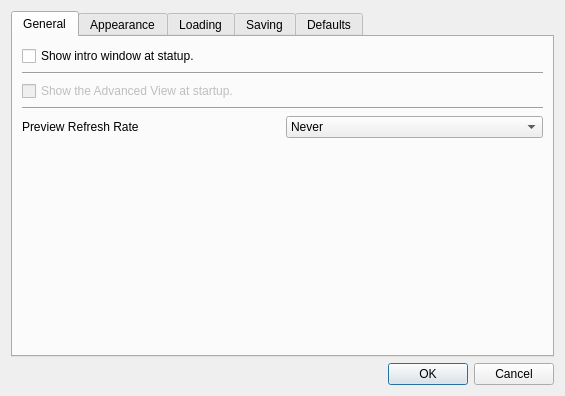
<?xml version="1.0" encoding="UTF-8"?>
<ui version="4.0">
 <class>Dialog</class>
 <widget class="QDialog" name="Dialog">
  <property name="windowModality">
   <enum>Qt::NonModal</enum>
  </property>
  <property name="enabled">
   <bool>true</bool>
  </property>
  <property name="geometry">
   <rect>
    <x>0</x>
    <y>0</y>
    <width>565</width>
    <height>396</height>
   </rect>
  </property>
  <property name="focusPolicy">
   <enum>Qt::StrongFocus</enum>
  </property>
  <property name="contextMenuPolicy">
   <enum>Qt::NoContextMenu</enum>
  </property>
  <property name="windowTitle">
   <string>Settings</string>
  </property>
  <property name="modal">
   <bool>false</bool>
  </property>
  <layout class="QVBoxLayout" name="verticalLayout_8">
   <item>
    <widget class="QTabWidget" name="tabWidget">
     <property name="tabPosition">
      <enum>QTabWidget::North</enum>
     </property>
     <property name="tabShape">
      <enum>QTabWidget::Rounded</enum>
     </property>
     <property name="currentIndex">
      <number>0</number>
     </property>
     <property name="elideMode">
      <enum>Qt::ElideNone</enum>
     </property>
     <property name="tabBarAutoHide">
      <bool>false</bool>
     </property>
     <widget class="QWidget" name="tab">
      <attribute name="title">
       <string>General</string>
      </attribute>
      <layout class="QVBoxLayout" name="verticalLayout_7">
       <item>
        <widget class="QCheckBox" name="check_intro">
         <property name="text">
          <string>Show intro window at statup.</string>
         </property>
        </widget>
       </item>
       <item>
        <widget class="Line" name="line">
         <property name="orientation">
          <enum>Qt::Horizontal</enum>
         </property>
        </widget>
       </item>
       <item>
        <widget class="QCheckBox" name="check_advanced">
         <property name="enabled">
          <bool>false</bool>
         </property>
         <property name="text">
          <string>Show the Advanced View at startup.</string>
         </property>
        </widget>
       </item>
       <item>
        <widget class="Line" name="line_2">
         <property name="orientation">
          <enum>Qt::Horizontal</enum>
         </property>
        </widget>
       </item>
       <item>
        <layout class="QHBoxLayout" name="horizontalLayout_6">
         <item>
          <widget class="QLabel" name="label">
           <property name="text">
            <string>Preview Refresh Rate</string>
           </property>
          </widget>
         </item>
         <item>
          <widget class="QComboBox" name="combo_code_refresh">
           <item>
            <property name="text">
             <string>Never</string>
            </property>
           </item>
           <item>
            <property name="text">
             <string>On Refresh</string>
            </property>
           </item>
           <item>
            <property name="text">
             <string>On Node Select</string>
            </property>
           </item>
           <item>
            <property name="text">
             <string>On Property Editing</string>
            </property>
           </item>
          </widget>
         </item>
        </layout>
       </item>
       <item>
        <spacer name="verticalSpacer_7">
         <property name="orientation">
          <enum>Qt::Vertical</enum>
         </property>
         <property name="sizeHint" stdset="0">
          <size>
           <width>20</width>
           <height>40</height>
          </size>
         </property>
        </spacer>
       </item>
      </layout>
      <zorder>check_intro</zorder>
      <zorder>check_advanced</zorder>
      <zorder>verticalSpacer_7</zorder>
      <zorder>line</zorder>
      <zorder>line_2</zorder>
     </widget>
     <widget class="QWidget" name="tab_5">
      <attribute name="title">
       <string>Appearance</string>
      </attribute>
      <layout class="QVBoxLayout" name="verticalLayout_10">
       <item>
        <widget class="QLabel" name="label_9">
         <property name="font">
          <font>
           <pointsize>10</pointsize>
           <weight>75</weight>
           <bold>true</bold>
          </font>
         </property>
         <property name="text">
          <string>Special Button Colours</string>
         </property>
        </widget>
       </item>
       <item>
        <layout class="QHBoxLayout" name="horizontalLayout_7">
         <item>
          <widget class="QLabel" name="label_10">
           <property name="text">
            <string>Required</string>
           </property>
          </widget>
         </item>
         <item>
          <widget class="QPushButton" name="button_colour_required">
           <property name="maximumSize">
            <size>
             <width>40</width>
             <height>16777215</height>
            </size>
           </property>
           <property name="text">
            <string/>
           </property>
          </widget>
         </item>
         <item>
          <widget class="QPushButton" name="button_colour_reset_required">
           <property name="text">
            <string>Reset to Default</string>
           </property>
          </widget>
         </item>
        </layout>
       </item>
       <item>
        <layout class="QHBoxLayout" name="horizontalLayout_8">
         <item>
          <widget class="QLabel" name="label_11">
           <property name="text">
            <string>At Least One</string>
           </property>
          </widget>
         </item>
         <item>
          <widget class="QPushButton" name="button_colour_atleastone">
           <property name="maximumSize">
            <size>
             <width>40</width>
             <height>16777215</height>
            </size>
           </property>
           <property name="text">
            <string/>
           </property>
          </widget>
         </item>
         <item>
          <widget class="QPushButton" name="button_colour_reset_atleastone">
           <property name="text">
            <string>Reset to Default</string>
           </property>
          </widget>
         </item>
        </layout>
       </item>
       <item>
        <layout class="QHBoxLayout" name="horizontalLayout_9">
         <item>
          <widget class="QLabel" name="label_12">
           <property name="text">
            <string>Either</string>
           </property>
          </widget>
         </item>
         <item>
          <widget class="QPushButton" name="button_colour_either">
           <property name="maximumSize">
            <size>
             <width>40</width>
             <height>16777215</height>
            </size>
           </property>
           <property name="text">
            <string/>
           </property>
          </widget>
         </item>
         <item>
          <widget class="QPushButton" name="button_colour_reset_either">
           <property name="text">
            <string>Reset to Default</string>
           </property>
          </widget>
         </item>
        </layout>
       </item>
       <item>
        <widget class="Line" name="line_9">
         <property name="midLineWidth">
          <number>0</number>
         </property>
         <property name="orientation">
          <enum>Qt::Horizontal</enum>
         </property>
        </widget>
       </item>
       <item>
        <layout class="QHBoxLayout" name="horizontalLayout_14">
         <item>
          <widget class="QLabel" name="label_14">
           <property name="midLineWidth">
            <number>0</number>
           </property>
           <property name="text">
            <string>Style</string>
           </property>
          </widget>
         </item>
         <item>
          <widget class="QComboBox" name="combo_style">
           <item>
            <property name="text">
             <string>Default</string>
            </property>
           </item>
           <item>
            <property name="text">
             <string>Windows</string>
            </property>
           </item>
           <item>
            <property name="text">
             <string>Fusion</string>
            </property>
           </item>
          </widget>
         </item>
        </layout>
       </item>
       <item>
        <widget class="QWidget" name="widget_warning_style" native="true">
         <layout class="QHBoxLayout" name="horizontalLayout_16">
          <property name="leftMargin">
           <number>0</number>
          </property>
          <property name="topMargin">
           <number>0</number>
          </property>
          <property name="rightMargin">
           <number>0</number>
          </property>
          <property name="bottomMargin">
           <number>0</number>
          </property>
          <item>
           <spacer name="horizontalSpacer_5">
            <property name="orientation">
             <enum>Qt::Horizontal</enum>
            </property>
            <property name="sizeHint" stdset="0">
             <size>
              <width>40</width>
              <height>20</height>
             </size>
            </property>
           </spacer>
          </item>
          <item>
           <widget class="QLabel" name="label_warning_style">
            <property name="maximumSize">
             <size>
              <width>20</width>
              <height>20</height>
             </size>
            </property>
            <property name="text">
             <string/>
            </property>
            <property name="pixmap">
             <pixmap>../logos/logo_danger.png</pixmap>
            </property>
            <property name="scaledContents">
             <bool>true</bool>
            </property>
            <property name="alignment">
             <set>Qt::AlignRight|Qt::AlignTrailing|Qt::AlignVCenter</set>
            </property>
            <property name="wordWrap">
             <bool>false</bool>
            </property>
           </widget>
          </item>
          <item>
           <widget class="QLabel" name="label_13">
            <property name="text">
             <string>This setting requires a restart to take effect.</string>
            </property>
            <property name="scaledContents">
             <bool>true</bool>
            </property>
           </widget>
          </item>
          <item>
           <spacer name="horizontalSpacer_6">
            <property name="orientation">
             <enum>Qt::Horizontal</enum>
            </property>
            <property name="sizeHint" stdset="0">
             <size>
              <width>40</width>
              <height>20</height>
             </size>
            </property>
           </spacer>
          </item>
         </layout>
        </widget>
       </item>
       <item>
        <widget class="Line" name="line_15">
         <property name="midLineWidth">
          <number>0</number>
         </property>
         <property name="orientation">
          <enum>Qt::Horizontal</enum>
         </property>
        </widget>
       </item>
       <item>
        <layout class="QHBoxLayout" name="horizontalLayout_15">
         <item>
          <widget class="QLabel" name="label_16">
           <property name="text">
            <string>Palette</string>
           </property>
          </widget>
         </item>
         <item>
          <widget class="QComboBox" name="combo_palette">
           <item>
            <property name="text">
             <string>Default</string>
            </property>
           </item>
           <item>
            <property name="text">
             <string>aliceblue</string>
            </property>
           </item>
           <item>
            <property name="text">
             <string>antiquewhite</string>
            </property>
           </item>
           <item>
            <property name="text">
             <string>aqua</string>
            </property>
           </item>
           <item>
            <property name="text">
             <string>aquamarine</string>
            </property>
           </item>
           <item>
            <property name="text">
             <string>azure</string>
            </property>
           </item>
           <item>
            <property name="text">
             <string>beige</string>
            </property>
           </item>
           <item>
            <property name="text">
             <string>bisque</string>
            </property>
           </item>
           <item>
            <property name="text">
             <string>black</string>
            </property>
           </item>
           <item>
            <property name="text">
             <string>blanchedalmond</string>
            </property>
           </item>
           <item>
            <property name="text">
             <string>blue</string>
            </property>
           </item>
           <item>
            <property name="text">
             <string>blueviolet</string>
            </property>
           </item>
           <item>
            <property name="text">
             <string>brown</string>
            </property>
           </item>
           <item>
            <property name="text">
             <string>burlywood</string>
            </property>
           </item>
           <item>
            <property name="text">
             <string>cadetblue</string>
            </property>
           </item>
           <item>
            <property name="text">
             <string>chartreuse</string>
            </property>
           </item>
           <item>
            <property name="text">
             <string>chocolate</string>
            </property>
           </item>
           <item>
            <property name="text">
             <string>coral</string>
            </property>
           </item>
           <item>
            <property name="text">
             <string>cornflowerblue</string>
            </property>
           </item>
           <item>
            <property name="text">
             <string>cornsilk</string>
            </property>
           </item>
           <item>
            <property name="text">
             <string>crimson</string>
            </property>
           </item>
           <item>
            <property name="text">
             <string>cyan</string>
            </property>
           </item>
           <item>
            <property name="text">
             <string>darkblue</string>
            </property>
           </item>
           <item>
            <property name="text">
             <string>darkcyan</string>
            </property>
           </item>
           <item>
            <property name="text">
             <string>darkgoldenrod</string>
            </property>
           </item>
           <item>
            <property name="text">
             <string>darkgray</string>
            </property>
           </item>
           <item>
            <property name="text">
             <string>darkgreen</string>
            </property>
           </item>
           <item>
            <property name="text">
             <string>darkgrey</string>
            </property>
           </item>
           <item>
            <property name="text">
             <string>darkkhaki</string>
            </property>
           </item>
           <item>
            <property name="text">
             <string>darkmagenta</string>
            </property>
           </item>
           <item>
            <property name="text">
             <string>darkolivegreen</string>
            </property>
           </item>
           <item>
            <property name="text">
             <string>darkorange</string>
            </property>
           </item>
           <item>
            <property name="text">
             <string>darkorchid</string>
            </property>
           </item>
           <item>
            <property name="text">
             <string>darkred</string>
            </property>
           </item>
           <item>
            <property name="text">
             <string>darksalmon</string>
            </property>
           </item>
           <item>
            <property name="text">
             <string>darkseagreen</string>
            </property>
           </item>
           <item>
            <property name="text">
             <string>darkslateblue</string>
            </property>
           </item>
           <item>
            <property name="text">
             <string>darkslategray</string>
            </property>
           </item>
           <item>
            <property name="text">
             <string>darkturquoise</string>
            </property>
           </item>
           <item>
            <property name="text">
             <string>darkviolet</string>
            </property>
           </item>
           <item>
            <property name="text">
             <string>deeppink</string>
            </property>
           </item>
           <item>
            <property name="text">
             <string>deepskyblue</string>
            </property>
           </item>
           <item>
            <property name="text">
             <string>dimgray</string>
            </property>
           </item>
           <item>
            <property name="text">
             <string>dodgerblue</string>
            </property>
           </item>
           <item>
            <property name="text">
             <string>firebrick</string>
            </property>
           </item>
           <item>
            <property name="text">
             <string>floralwhite</string>
            </property>
           </item>
           <item>
            <property name="text">
             <string>forestgreen</string>
            </property>
           </item>
           <item>
            <property name="text">
             <string>fuchsia</string>
            </property>
           </item>
           <item>
            <property name="text">
             <string>gainsboro</string>
            </property>
           </item>
           <item>
            <property name="text">
             <string>ghostwhite</string>
            </property>
           </item>
           <item>
            <property name="text">
             <string>gold</string>
            </property>
           </item>
           <item>
            <property name="text">
             <string>goldenrod</string>
            </property>
           </item>
           <item>
            <property name="text">
             <string>gray</string>
            </property>
           </item>
           <item>
            <property name="text">
             <string>green</string>
            </property>
           </item>
           <item>
            <property name="text">
             <string>greenyellow</string>
            </property>
           </item>
           <item>
            <property name="text">
             <string>honeydew</string>
            </property>
           </item>
           <item>
            <property name="text">
             <string>hotpink</string>
            </property>
           </item>
           <item>
            <property name="text">
             <string>indianred</string>
            </property>
           </item>
           <item>
            <property name="text">
             <string>indigo</string>
            </property>
           </item>
           <item>
            <property name="text">
             <string>ivory</string>
            </property>
           </item>
           <item>
            <property name="text">
             <string>khaki</string>
            </property>
           </item>
           <item>
            <property name="text">
             <string>lavender</string>
            </property>
           </item>
           <item>
            <property name="text">
             <string>lavenderblush</string>
            </property>
           </item>
           <item>
            <property name="text">
             <string>lawngreen</string>
            </property>
           </item>
           <item>
            <property name="text">
             <string>lemonchiffon</string>
            </property>
           </item>
           <item>
            <property name="text">
             <string>lightblue</string>
            </property>
           </item>
           <item>
            <property name="text">
             <string>lightcoral</string>
            </property>
           </item>
           <item>
            <property name="text">
             <string>lightcyan</string>
            </property>
           </item>
           <item>
            <property name="text">
             <string>lightgoldenrodyellow</string>
            </property>
           </item>
           <item>
            <property name="text">
             <string>lightgray</string>
            </property>
           </item>
           <item>
            <property name="text">
             <string>lightgreen</string>
            </property>
           </item>
           <item>
            <property name="text">
             <string>lightpink</string>
            </property>
           </item>
           <item>
            <property name="text">
             <string>lightsalmon</string>
            </property>
           </item>
           <item>
            <property name="text">
             <string>lightseagreen</string>
            </property>
           </item>
           <item>
            <property name="text">
             <string>lightskyblue</string>
            </property>
           </item>
           <item>
            <property name="text">
             <string>lightslategray</string>
            </property>
           </item>
           <item>
            <property name="text">
             <string>lightsteelblue</string>
            </property>
           </item>
           <item>
            <property name="text">
             <string>lightyellow</string>
            </property>
           </item>
           <item>
            <property name="text">
             <string>lime</string>
            </property>
           </item>
           <item>
            <property name="text">
             <string>limegreen</string>
            </property>
           </item>
           <item>
            <property name="text">
             <string>linen</string>
            </property>
           </item>
           <item>
            <property name="text">
             <string>magenta</string>
            </property>
           </item>
           <item>
            <property name="text">
             <string>maroon</string>
            </property>
           </item>
           <item>
            <property name="text">
             <string>mediumaquamarine</string>
            </property>
           </item>
           <item>
            <property name="text">
             <string>mediumblue</string>
            </property>
           </item>
           <item>
            <property name="text">
             <string>mediumorchid</string>
            </property>
           </item>
           <item>
            <property name="text">
             <string>mediumpurple</string>
            </property>
           </item>
           <item>
            <property name="text">
             <string>mediumseagreen</string>
            </property>
           </item>
           <item>
            <property name="text">
             <string>mediumslateblue</string>
            </property>
           </item>
           <item>
            <property name="text">
             <string>mediumspringgreen</string>
            </property>
           </item>
           <item>
            <property name="text">
             <string>mediumturquoise</string>
            </property>
           </item>
           <item>
            <property name="text">
             <string>mediumvioletred</string>
            </property>
           </item>
           <item>
            <property name="text">
             <string>midnightblue</string>
            </property>
           </item>
           <item>
            <property name="text">
             <string>mintcream</string>
            </property>
           </item>
           <item>
            <property name="text">
             <string>mistyrose</string>
            </property>
           </item>
           <item>
            <property name="text">
             <string>moccasin</string>
            </property>
           </item>
           <item>
            <property name="text">
             <string>navajowhite</string>
            </property>
           </item>
           <item>
            <property name="text">
             <string>navy</string>
            </property>
           </item>
           <item>
            <property name="text">
             <string>oldlace</string>
            </property>
           </item>
           <item>
            <property name="text">
             <string>olive</string>
            </property>
           </item>
           <item>
            <property name="text">
             <string>olivedrab</string>
            </property>
           </item>
           <item>
            <property name="text">
             <string>orange</string>
            </property>
           </item>
           <item>
            <property name="text">
             <string>orangered</string>
            </property>
           </item>
           <item>
            <property name="text">
             <string>orchid</string>
            </property>
           </item>
           <item>
            <property name="text">
             <string>palegoldenrod</string>
            </property>
           </item>
           <item>
            <property name="text">
             <string>palegreen</string>
            </property>
           </item>
           <item>
            <property name="text">
             <string>paleturquoise</string>
            </property>
           </item>
           <item>
            <property name="text">
             <string>palevioletred</string>
            </property>
           </item>
           <item>
            <property name="text">
             <string>papayawhip</string>
            </property>
           </item>
           <item>
            <property name="text">
             <string>peachpuff</string>
            </property>
           </item>
           <item>
            <property name="text">
             <string>peru</string>
            </property>
           </item>
           <item>
            <property name="text">
             <string>pink</string>
            </property>
           </item>
           <item>
            <property name="text">
             <string>plum</string>
            </property>
           </item>
           <item>
            <property name="text">
             <string>powderblue</string>
            </property>
           </item>
           <item>
            <property name="text">
             <string>purple</string>
            </property>
           </item>
           <item>
            <property name="text">
             <string>red</string>
            </property>
           </item>
           <item>
            <property name="text">
             <string>rosybrown</string>
            </property>
           </item>
           <item>
            <property name="text">
             <string>royalblue</string>
            </property>
           </item>
           <item>
            <property name="text">
             <string>saddlebrown</string>
            </property>
           </item>
           <item>
            <property name="text">
             <string>salmon</string>
            </property>
           </item>
           <item>
            <property name="text">
             <string>sandybrown</string>
            </property>
           </item>
           <item>
            <property name="text">
             <string>seagreen</string>
            </property>
           </item>
           <item>
            <property name="text">
             <string>seashell</string>
            </property>
           </item>
           <item>
            <property name="text">
             <string>sienna</string>
            </property>
           </item>
           <item>
            <property name="text">
             <string>silver</string>
            </property>
           </item>
           <item>
            <property name="text">
             <string>skyblue</string>
            </property>
           </item>
           <item>
            <property name="text">
             <string>slateblue</string>
            </property>
           </item>
           <item>
            <property name="text">
             <string>slategray</string>
            </property>
           </item>
           <item>
            <property name="text">
             <string>snow</string>
            </property>
           </item>
           <item>
            <property name="text">
             <string>springgreen</string>
            </property>
           </item>
           <item>
            <property name="text">
             <string>steelblue</string>
            </property>
           </item>
           <item>
            <property name="text">
             <string>tan</string>
            </property>
           </item>
           <item>
            <property name="text">
             <string>teal</string>
            </property>
           </item>
           <item>
            <property name="text">
             <string>thistle</string>
            </property>
           </item>
           <item>
            <property name="text">
             <string>tomato</string>
            </property>
           </item>
           <item>
            <property name="text">
             <string>turquoise</string>
            </property>
           </item>
           <item>
            <property name="text">
             <string>violet</string>
            </property>
           </item>
           <item>
            <property name="text">
             <string>wheat</string>
            </property>
           </item>
           <item>
            <property name="text">
             <string>white</string>
            </property>
           </item>
           <item>
            <property name="text">
             <string>whitesmoke</string>
            </property>
           </item>
           <item>
            <property name="text">
             <string>yellow</string>
            </property>
           </item>
           <item>
            <property name="text">
             <string>yellowgreen</string>
            </property>
           </item>
          </widget>
         </item>
        </layout>
       </item>
       <item>
        <widget class="QWidget" name="widget_warning_palette" native="true">
         <layout class="QHBoxLayout" name="horizontalLayout_17">
          <property name="leftMargin">
           <number>0</number>
          </property>
          <property name="topMargin">
           <number>0</number>
          </property>
          <property name="rightMargin">
           <number>0</number>
          </property>
          <property name="bottomMargin">
           <number>0</number>
          </property>
          <item>
           <spacer name="horizontalSpacer_7">
            <property name="orientation">
             <enum>Qt::Horizontal</enum>
            </property>
            <property name="sizeHint" stdset="0">
             <size>
              <width>40</width>
              <height>20</height>
             </size>
            </property>
           </spacer>
          </item>
          <item>
           <widget class="QLabel" name="label_warning_palette">
            <property name="maximumSize">
             <size>
              <width>20</width>
              <height>20</height>
             </size>
            </property>
            <property name="text">
             <string/>
            </property>
            <property name="pixmap">
             <pixmap>../logos/logo_danger.png</pixmap>
            </property>
            <property name="scaledContents">
             <bool>true</bool>
            </property>
            <property name="alignment">
             <set>Qt::AlignRight|Qt::AlignTrailing|Qt::AlignVCenter</set>
            </property>
            <property name="wordWrap">
             <bool>false</bool>
            </property>
           </widget>
          </item>
          <item>
           <widget class="QLabel" name="label_15">
            <property name="text">
             <string>This setting requires a restart to take effect.</string>
            </property>
            <property name="scaledContents">
             <bool>true</bool>
            </property>
           </widget>
          </item>
          <item>
           <spacer name="horizontalSpacer_8">
            <property name="orientation">
             <enum>Qt::Horizontal</enum>
            </property>
            <property name="sizeHint" stdset="0">
             <size>
              <width>40</width>
              <height>20</height>
             </size>
            </property>
           </spacer>
          </item>
         </layout>
        </widget>
       </item>
       <item>
        <spacer name="verticalSpacer_2">
         <property name="orientation">
          <enum>Qt::Vertical</enum>
         </property>
         <property name="sizeHint" stdset="0">
          <size>
           <width>20</width>
           <height>40</height>
          </size>
         </property>
        </spacer>
       </item>
      </layout>
     </widget>
     <widget class="QWidget" name="tab_3">
      <attribute name="title">
       <string>Loading</string>
      </attribute>
      <layout class="QVBoxLayout" name="verticalLayout_6">
       <item>
        <layout class="QVBoxLayout" name="verticalLayout">
         <item>
          <widget class="QCheckBox" name="check_valid_load">
           <property name="text">
            <string>Validate installer.</string>
           </property>
           <property name="checked">
            <bool>true</bool>
           </property>
          </widget>
         </item>
         <item>
          <layout class="QHBoxLayout" name="horizontalLayout_5" stretch="0,9">
           <item>
            <spacer name="horizontalSpacer_3">
             <property name="orientation">
              <enum>Qt::Horizontal</enum>
             </property>
             <property name="sizeType">
              <enum>QSizePolicy::Preferred</enum>
             </property>
             <property name="sizeHint" stdset="0">
              <size>
               <width>20</width>
               <height>20</height>
              </size>
             </property>
            </spacer>
           </item>
           <item>
            <widget class="QCheckBox" name="check_valid_load_ignore">
             <property name="enabled">
              <bool>true</bool>
             </property>
             <property name="text">
              <string>Ignore errors and continue loading.</string>
             </property>
            </widget>
           </item>
          </layout>
         </item>
        </layout>
       </item>
       <item>
        <widget class="Line" name="line_7">
         <property name="orientation">
          <enum>Qt::Horizontal</enum>
         </property>
        </widget>
       </item>
       <item>
        <layout class="QVBoxLayout" name="verticalLayout_2">
         <item>
          <widget class="QCheckBox" name="check_warn_load">
           <property name="text">
            <string>Check installer for common errors.</string>
           </property>
           <property name="checked">
            <bool>true</bool>
           </property>
          </widget>
         </item>
         <item>
          <layout class="QHBoxLayout" name="horizontalLayout_4" stretch="0,9">
           <item>
            <spacer name="horizontalSpacer_4">
             <property name="orientation">
              <enum>Qt::Horizontal</enum>
             </property>
             <property name="sizeType">
              <enum>QSizePolicy::Preferred</enum>
             </property>
             <property name="sizeHint" stdset="0">
              <size>
               <width>20</width>
               <height>20</height>
              </size>
             </property>
            </spacer>
           </item>
           <item>
            <widget class="QCheckBox" name="check_warn_load_ignore">
             <property name="enabled">
              <bool>true</bool>
             </property>
             <property name="text">
              <string>Ignore errors and continue loading.</string>
             </property>
            </widget>
           </item>
          </layout>
         </item>
        </layout>
       </item>
       <item>
        <spacer name="verticalSpacer_4">
         <property name="orientation">
          <enum>Qt::Vertical</enum>
         </property>
         <property name="sizeHint" stdset="0">
          <size>
           <width>20</width>
           <height>40</height>
          </size>
         </property>
        </spacer>
       </item>
      </layout>
     </widget>
     <widget class="QWidget" name="tab_4">
      <attribute name="title">
       <string>Saving</string>
      </attribute>
      <layout class="QVBoxLayout" name="verticalLayout_5">
       <item>
        <layout class="QVBoxLayout" name="verticalLayout_4" stretch="0,0">
         <property name="sizeConstraint">
          <enum>QLayout::SetMinimumSize</enum>
         </property>
         <item>
          <widget class="QCheckBox" name="check_valid_save">
           <property name="sizePolicy">
            <sizepolicy hsizetype="Minimum" vsizetype="Fixed">
             <horstretch>0</horstretch>
             <verstretch>0</verstretch>
            </sizepolicy>
           </property>
           <property name="text">
            <string>Validate installer.</string>
           </property>
           <property name="checked">
            <bool>true</bool>
           </property>
          </widget>
         </item>
         <item>
          <layout class="QHBoxLayout" name="horizontalLayout_3" stretch="0,9">
           <property name="spacing">
            <number>6</number>
           </property>
           <property name="sizeConstraint">
            <enum>QLayout::SetMinimumSize</enum>
           </property>
           <property name="topMargin">
            <number>0</number>
           </property>
           <item>
            <spacer name="horizontalSpacer_2">
             <property name="orientation">
              <enum>Qt::Horizontal</enum>
             </property>
             <property name="sizeType">
              <enum>QSizePolicy::Preferred</enum>
             </property>
             <property name="sizeHint" stdset="0">
              <size>
               <width>20</width>
               <height>20</height>
              </size>
             </property>
            </spacer>
           </item>
           <item>
            <widget class="QCheckBox" name="check_valid_save_ignore">
             <property name="sizePolicy">
              <sizepolicy hsizetype="Minimum" vsizetype="Fixed">
               <horstretch>0</horstretch>
               <verstretch>0</verstretch>
              </sizepolicy>
             </property>
             <property name="text">
              <string>Ignore errors and continue saving.</string>
             </property>
            </widget>
           </item>
          </layout>
         </item>
        </layout>
       </item>
       <item>
        <widget class="Line" name="line_8">
         <property name="orientation">
          <enum>Qt::Horizontal</enum>
         </property>
        </widget>
       </item>
       <item>
        <layout class="QVBoxLayout" name="verticalLayout_3">
         <item>
          <widget class="QCheckBox" name="check_warn_save">
           <property name="text">
            <string>Check installer for common errors.</string>
           </property>
           <property name="checked">
            <bool>true</bool>
           </property>
          </widget>
         </item>
         <item>
          <layout class="QHBoxLayout" name="horizontalLayout_2" stretch="0,9">
           <item>
            <spacer name="horizontalSpacer">
             <property name="orientation">
              <enum>Qt::Horizontal</enum>
             </property>
             <property name="sizeType">
              <enum>QSizePolicy::Preferred</enum>
             </property>
             <property name="sizeHint" stdset="0">
              <size>
               <width>20</width>
               <height>20</height>
              </size>
             </property>
            </spacer>
           </item>
           <item>
            <widget class="QCheckBox" name="check_warn_save_ignore">
             <property name="enabled">
              <bool>true</bool>
             </property>
             <property name="text">
              <string>Ignore errors and continue saving.</string>
             </property>
            </widget>
           </item>
          </layout>
         </item>
        </layout>
       </item>
       <item>
        <spacer name="verticalSpacer">
         <property name="orientation">
          <enum>Qt::Vertical</enum>
         </property>
         <property name="sizeHint" stdset="0">
          <size>
           <width>20</width>
           <height>40</height>
          </size>
         </property>
        </spacer>
       </item>
      </layout>
     </widget>
     <widget class="QWidget" name="tab_2">
      <attribute name="title">
       <string>Defaults</string>
      </attribute>
      <layout class="QVBoxLayout" name="verticalLayout_9">
       <item>
        <layout class="QHBoxLayout" name="horizontalLayout">
         <item>
          <widget class="QLabel" name="label_4">
           <property name="font">
            <font>
             <pointsize>10</pointsize>
             <weight>75</weight>
             <bold>true</bold>
            </font>
           </property>
           <property name="text">
            <string>Node Name</string>
           </property>
          </widget>
         </item>
         <item>
          <widget class="QLabel" name="label_3">
           <property name="font">
            <font>
             <pointsize>10</pointsize>
             <weight>75</weight>
             <bold>true</bold>
            </font>
           </property>
           <property name="text">
            <string>Property Name</string>
           </property>
          </widget>
         </item>
         <item>
          <widget class="QLabel" name="label_5">
           <property name="font">
            <font>
             <pointsize>10</pointsize>
             <weight>75</weight>
             <bold>true</bold>
            </font>
           </property>
           <property name="text">
            <string>Default Value</string>
           </property>
          </widget>
         </item>
        </layout>
       </item>
       <item>
        <widget class="Line" name="line_3">
         <property name="lineWidth">
          <number>1</number>
         </property>
         <property name="midLineWidth">
          <number>1</number>
         </property>
         <property name="orientation">
          <enum>Qt::Horizontal</enum>
         </property>
        </widget>
       </item>
       <item>
        <layout class="QHBoxLayout" name="horizontalLayout_10">
         <item>
          <widget class="QCheckBox" name="check_installSteps">
           <property name="text">
            <string>Installation Steps</string>
           </property>
           <property name="checked">
            <bool>true</bool>
           </property>
          </widget>
         </item>
         <item>
          <widget class="QLabel" name="label_2">
           <property name="text">
            <string>Order</string>
           </property>
          </widget>
         </item>
         <item>
          <widget class="QComboBox" name="combo_installSteps">
           <item>
            <property name="text">
             <string>Explicit</string>
            </property>
           </item>
           <item>
            <property name="text">
             <string>Ascending</string>
            </property>
           </item>
           <item>
            <property name="text">
             <string>Descending</string>
            </property>
           </item>
          </widget>
         </item>
        </layout>
       </item>
       <item>
        <widget class="Line" name="line_4">
         <property name="orientation">
          <enum>Qt::Horizontal</enum>
         </property>
        </widget>
       </item>
       <item>
        <layout class="QHBoxLayout" name="horizontalLayout_11">
         <item>
          <widget class="QCheckBox" name="check_optionalFileGroups">
           <property name="text">
            <string>Option Group</string>
           </property>
           <property name="checked">
            <bool>true</bool>
           </property>
          </widget>
         </item>
         <item>
          <widget class="QLabel" name="label_6">
           <property name="text">
            <string>Order</string>
           </property>
          </widget>
         </item>
         <item>
          <widget class="QComboBox" name="combo_optionalFileGroups">
           <item>
            <property name="text">
             <string>Explicit</string>
            </property>
           </item>
           <item>
            <property name="text">
             <string>Ascending</string>
            </property>
           </item>
           <item>
            <property name="text">
             <string>Descending</string>
            </property>
           </item>
          </widget>
         </item>
        </layout>
       </item>
       <item>
        <widget class="Line" name="line_5">
         <property name="orientation">
          <enum>Qt::Horizontal</enum>
         </property>
        </widget>
       </item>
       <item>
        <layout class="QHBoxLayout" name="horizontalLayout_12">
         <item>
          <widget class="QCheckBox" name="check_type">
           <property name="text">
            <string>Type</string>
           </property>
           <property name="checked">
            <bool>true</bool>
           </property>
          </widget>
         </item>
         <item>
          <widget class="QLabel" name="label_7">
           <property name="text">
            <string>Type</string>
           </property>
          </widget>
         </item>
         <item>
          <widget class="QComboBox" name="combo_type">
           <item>
            <property name="text">
             <string>Optional</string>
            </property>
           </item>
           <item>
            <property name="text">
             <string>Required</string>
            </property>
           </item>
           <item>
            <property name="text">
             <string>Recommended</string>
            </property>
           </item>
           <item>
            <property name="text">
             <string>CouldBeUsable</string>
            </property>
           </item>
           <item>
            <property name="text">
             <string>NotUsable</string>
            </property>
           </item>
          </widget>
         </item>
        </layout>
       </item>
       <item>
        <widget class="Line" name="line_6">
         <property name="orientation">
          <enum>Qt::Horizontal</enum>
         </property>
        </widget>
       </item>
       <item>
        <layout class="QHBoxLayout" name="horizontalLayout_13">
         <item>
          <widget class="QCheckBox" name="check_defaultType">
           <property name="text">
            <string>Default Type</string>
           </property>
           <property name="checked">
            <bool>true</bool>
           </property>
          </widget>
         </item>
         <item>
          <widget class="QLabel" name="label_8">
           <property name="text">
            <string>Type</string>
           </property>
          </widget>
         </item>
         <item>
          <widget class="QComboBox" name="combo_defaultType">
           <item>
            <property name="text">
             <string>Optional</string>
            </property>
           </item>
           <item>
            <property name="text">
             <string>Required</string>
            </property>
           </item>
           <item>
            <property name="text">
             <string>Recommended</string>
            </property>
           </item>
           <item>
            <property name="text">
             <string>CouldBeUsable</string>
            </property>
           </item>
           <item>
            <property name="text">
             <string>NotUsable</string>
            </property>
           </item>
          </widget>
         </item>
        </layout>
       </item>
       <item>
        <spacer name="verticalSpacer_8">
         <property name="orientation">
          <enum>Qt::Vertical</enum>
         </property>
         <property name="sizeHint" stdset="0">
          <size>
           <width>20</width>
           <height>40</height>
          </size>
         </property>
        </spacer>
       </item>
      </layout>
     </widget>
    </widget>
   </item>
   <item>
    <widget class="QDialogButtonBox" name="buttonBox">
     <property name="standardButtons">
      <set>QDialogButtonBox::Cancel|QDialogButtonBox::Ok</set>
     </property>
    </widget>
   </item>
  </layout>
 </widget>
 <resources/>
 <connections/>
</ui>
